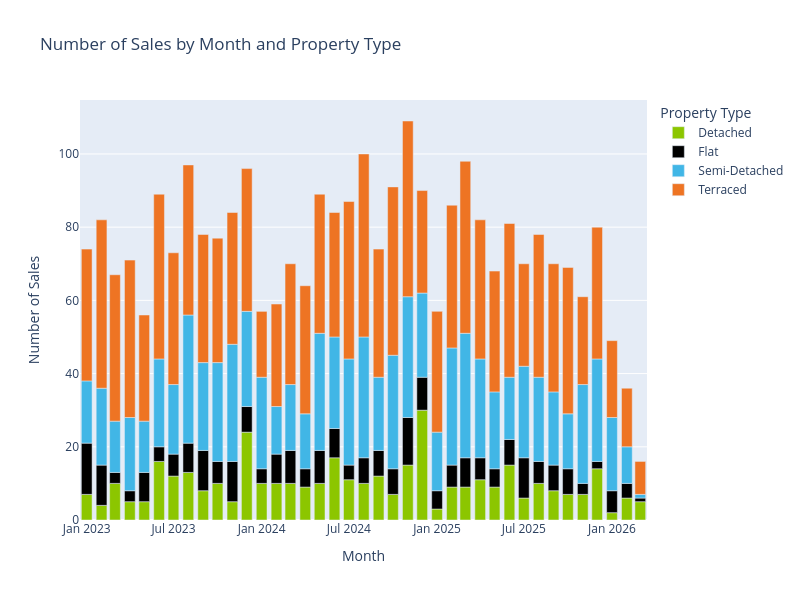

Notebook code for this chart:
### Code cell
LandRegistryChartingHelper.chart_number_of_sales_by_month_and_property_type(insights_for_postcode)
